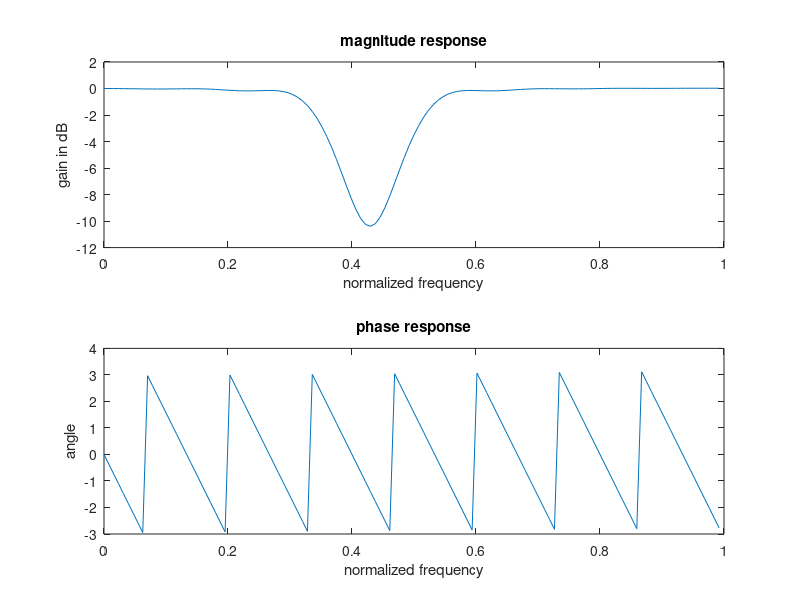

This chart was generated by the following MATLAB code:
clc;clear all;close all;
n=30
window=bartlett(n+1)
b=fir1(n,[.38 .48],'stop',window)
[H W]=freqz(b,1,128)
subplot(2,1,1)
plot(W/pi,10*log(abs(H)))
title('magnitude response')
ylabel('gain in dB')
xlabel('normalized frequency')
subplot(2,1,2)
plot(W/pi,angle(H))
title('phase response')
ylabel('angle')
xlabel('normalized frequency')